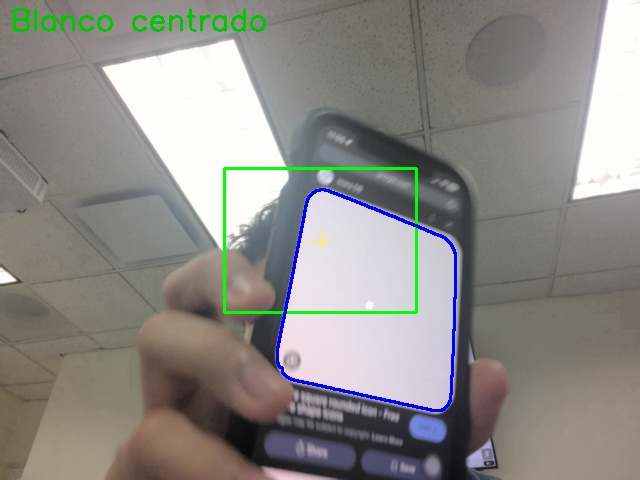
#> input picture _tmp_capture_20250904_110520_186620.jpg, 640 x 480 px, given in place of the camera
$ python color_detection.py
#> lines starting #> are read from the running program, lines starting #| are printed output that depends on the picture; after the words box and inside, x2 and y2 are one past the last pixel; in counts of white or black regions, pixels touching at a corner belong together
import cv2
import numpy as np

cap = cv2.VideoCapture(0)

while True:
    ret, frame = cap.read()
#> frame is the input picture: shape (480, 640, 3); mean B, G, R 135.4, 139.5, 141.5
    width = int(cap.get(3))
    height = int(cap.get(4))

    hsv = cv2.cvtColor(frame, cv2.COLOR_BGR2HSV)
#> hsv: shape (480, 640, 3); mean H, S, V 53.6, 31.2, 148.1
    lower_blue = np.array([90,50,50])
    upper_blue = np.array([130,255,255])

    mask = cv2.inRange(hsv, lower_blue, upper_blue)
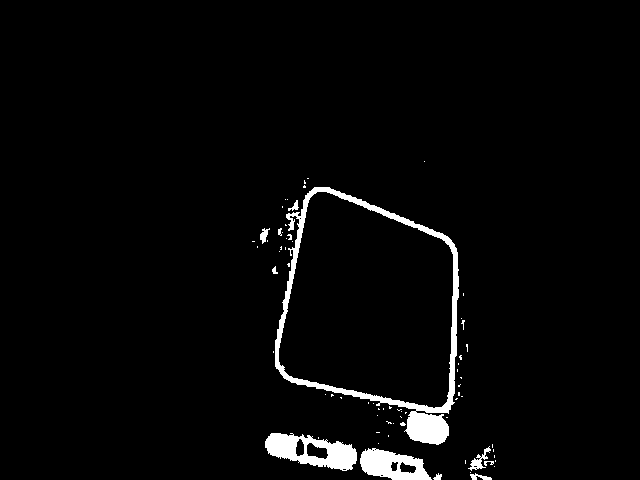
#> mask: shape (480, 640); 2.9% white; 71 white regions (60 under 20 px), largest, box (x1, y1, x2, y2) and area: (275, 187, 459, 445) 4956, (265, 433, 357, 471) 1929, (360, 448, 432, 480) 1425

    result = cv2.bitwise_and(frame, frame, mask=mask)
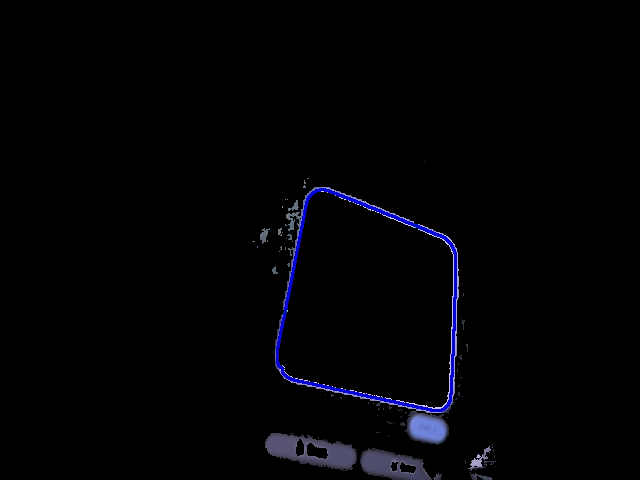
#> result: shape (480, 640, 3); mean B, G, R 4.5, 2.2, 2.2

    cv2.imshow('frame', result)
    cv2.imshow('mask', hsv)

    if cv2.waitKey(1) == ord('q'):
#> (key q is pressed here)
        break

cap.release()
cv2.destroyAllWindows()

$ run again, on figuras_anotadas.png
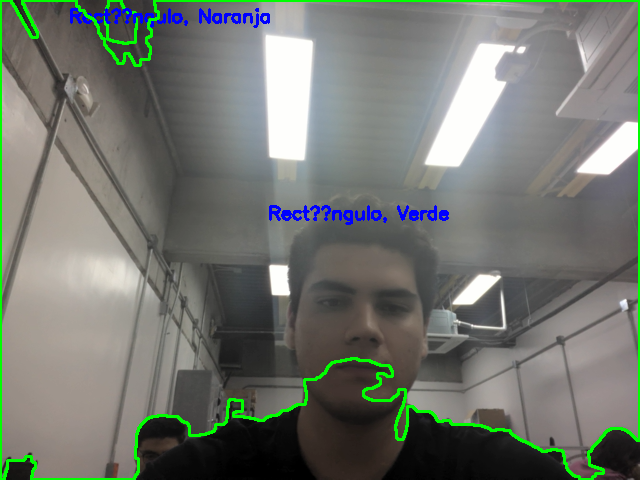
#> input picture figuras_anotadas.png, 640 x 480 px, given in place of the camera
#> frame is the input picture: shape (480, 640, 3); mean B, G, R 111.3, 118.4, 114.2
#> hsv: shape (480, 640, 3); mean H, S, V 40.7, 26.1, 124.3
#> `mask = cv2.inRange(hsv, lower_blue, upper_blue)`:
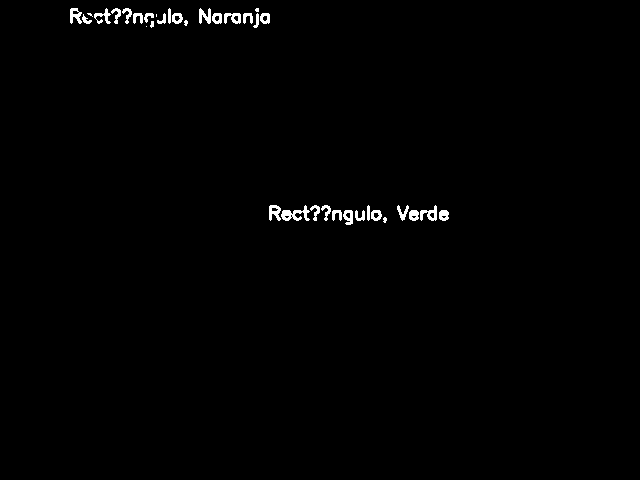
#> mask: shape (480, 640); 0.84% white; 36 white regions (6 under 20 px), largest, box (x1, y1, x2, y2) and area: (281, 205, 310, 221) 217, (420, 205, 437, 221) 136, (269, 205, 281, 221) 125
